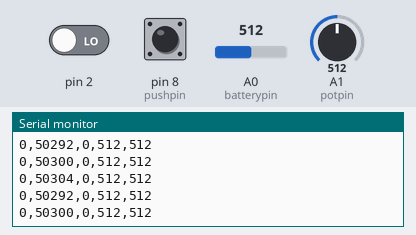
Recording of a sketch running on a simulated Arduino Uno, built with avr-gcc and run on an emulated ATmega328P. Shown: the last lines printed to the serial monitor. Inputs (shaded band) come from the test bench; at power-on: A0 (batterypin) = 512, A1 (potpin) = 512, pin 2 LOW, pin 8 (pushpin) LOW.

Above: at 1.2 s.
1.3 s: A0 (batterypin) set to 104
At 1.34 s:
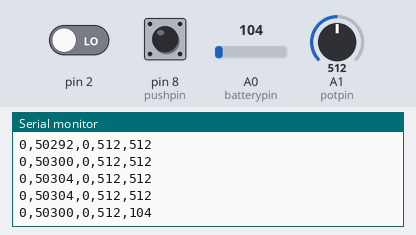
4.3 s: A0 (batterypin) set to 90
At 4.3 s:
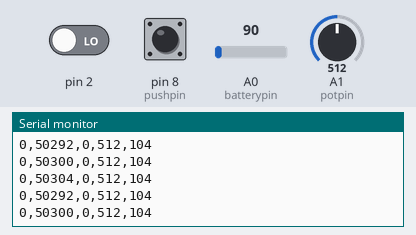
15.0 s: A1 (potpin) set to 109
At 15.01 s:
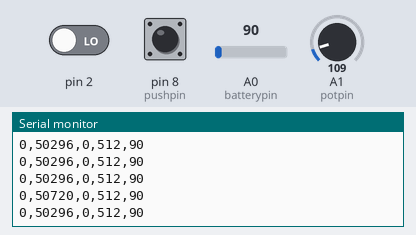
18.0 s: A1 (potpin) set to 88
At 18.01 s:
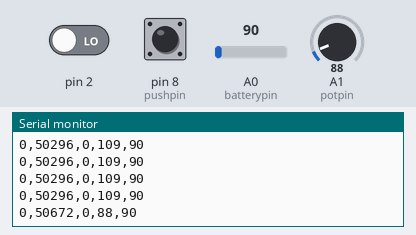
Timing chart, 0 to 20.5 s (numbered marks = the images above; inputs shaded):
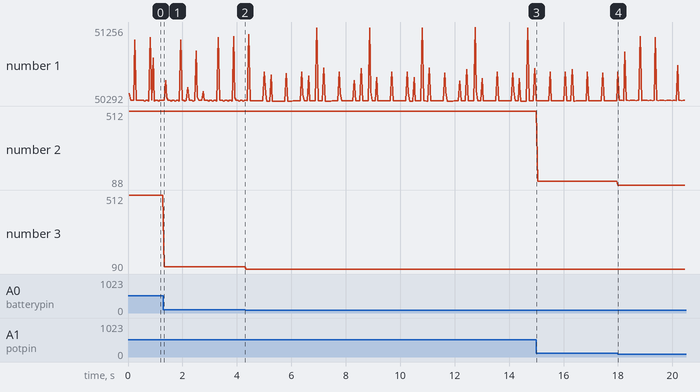

Measured:
- after the input at 1.3 s, the serial monitor: prints a new line at once (image 1)
- after the input at 18.0 s, the serial monitor: prints a new line at once (image 4)
- plotted number 1: 50300 → 50296 after the input at 4.3 s, 50296 → 50300 after the input at 18.0 s
- plotted number 2: 512 → 109 after the input at 15.0 s, 109 → 88 after the input at 18.0 s
- plotted number 3: 512 → 104 after the input at 1.3 s, 104 → 90 after the input at 4.3 s

The sketch:

metalduino.ino
```cpp
#define batterypin 0
#define pushpin 8
#define potpin 1

unsigned long ltime;
volatile int pulses=0;
unsigned int battery=0,pot=0,push=0;
char inbyte;

void setup()
{
  Serial.begin(9600);
  pinMode(2,INPUT);
  attachInterrupt(0,isr,RISING); // 0=Digital Pin 2
  ltime=micros();
}

void isr()
{
  pulses++;
}

void loop()
{
  if(((micros()-ltime)>=50000)||(micros()<ltime))
  {
    detachInterrupt(0); // 0=Digital Pin 2
    battery=analogRead(batterypin);
    pot=analogRead(potpin);
    push=0;
    if(digitalRead(pushpin)==HIGH) push=1;
    Serial.print(pulses,DEC);
    Serial.print(",");
    Serial.print(micros()-ltime,DEC);
    Serial.print(",");
    Serial.print(push,DEC);
    Serial.print(",");
    Serial.print(pot,DEC);
    Serial.print(",");
    Serial.println(battery,DEC);
    if(Serial.available()>0)
    {
      inbyte=Serial.read();
      switch(inbyte)
      {
      }
    }
    pulses=0;
    attachInterrupt(0,isr,RISING); // 0=Digital Pin 2
    ltime=micros();
  }
}
```
